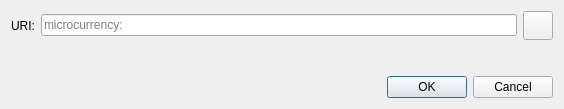
<?xml version="1.0" encoding="UTF-8"?>
<ui version="4.0">
 <class>OpenURIDialog</class>
 <widget class="QDialog" name="OpenURIDialog">
  <property name="geometry">
   <rect>
    <x>0</x>
    <y>0</y>
    <width>564</width>
    <height>109</height>
   </rect>
  </property>
  <property name="windowTitle">
   <string>Open microcurrency URI</string>
  </property>
  <layout class="QVBoxLayout" name="verticalLayout">
   <item>
    <layout class="QHBoxLayout" name="horizontalLayout">
     <item>
      <widget class="QLabel" name="label">
       <property name="text">
        <string>URI:</string>
       </property>
      </widget>
     </item>
     <item>
      <widget class="QValidatedLineEdit" name="uriEdit">
       <property name="placeholderText">
        <string notr="true">microcurrency:</string>
       </property>
      </widget>
     </item>
     <item>
      <widget class="QToolButton" name="pasteButton">
       <property name="toolTip">
        <string extracomment="Tooltip text for button that allows you to paste an address that is in your clipboard.">Paste address from clipboard</string>
       </property>
       <property name="text">
        <string/>
       </property>
       <property name="icon">
        <iconset resource="../microcurrency.qrc">
         <normaloff>:/icons/editpaste</normaloff>:/icons/editpaste
        </iconset>
       </property>
       <property name="iconSize">
        <size>
         <width>22</width>
         <height>22</height>
        </size>
       </property>
      </widget>
     </item>
    </layout>
   </item>
   <item>
    <spacer name="verticalSpacer">
     <property name="orientation">
      <enum>Qt::Vertical</enum>
     </property>
     <property name="sizeHint" stdset="0">
      <size>
       <width>20</width>
       <height>40</height>
      </size>
     </property>
    </spacer>
   </item>
   <item>
    <widget class="QDialogButtonBox" name="buttonBox">
     <property name="orientation">
      <enum>Qt::Horizontal</enum>
     </property>
     <property name="standardButtons">
      <set>QDialogButtonBox::Cancel|QDialogButtonBox::Ok</set>
     </property>
    </widget>
   </item>
  </layout>
 </widget>
 <customwidgets>
  <customwidget>
   <class>QValidatedLineEdit</class>
   <extends>QLineEdit</extends>
   <header>qt/qvalidatedlineedit.h</header>
  </customwidget>
 </customwidgets>
 <resources/>
 <connections>
  <connection>
   <sender>buttonBox</sender>
   <signal>accepted()</signal>
   <receiver>OpenURIDialog</receiver>
   <slot>accept()</slot>
   <hints>
    <hint type="sourcelabel">
     <x>248</x>
     <y>254</y>
    </hint>
    <hint type="destinationlabel">
     <x>157</x>
     <y>274</y>
    </hint>
   </hints>
  </connection>
  <connection>
   <sender>buttonBox</sender>
   <signal>rejected()</signal>
   <receiver>OpenURIDialog</receiver>
   <slot>reject()</slot>
   <hints>
    <hint type="sourcelabel">
     <x>316</x>
     <y>260</y>
    </hint>
    <hint type="destinationlabel">
     <x>286</x>
     <y>274</y>
    </hint>
   </hints>
  </connection>
 </connections>
</ui>
